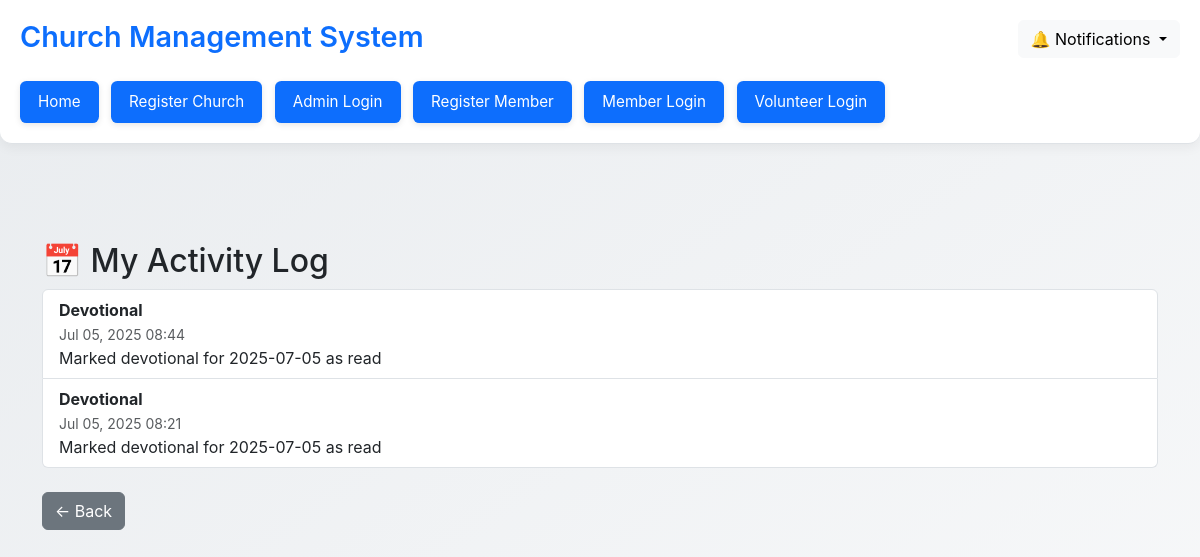
/member-dashboard/my-activity/ (signed in), run on the app's committed database.
### church/models.py (models this page shows)
class ActivityLog(models.Model):
    member = models.ForeignKey(User, on_delete=models.CASCADE)
    activity_type = models.CharField(max_length=100)
    description = models.TextField()
    timestamp = models.DateTimeField(auto_now_add=True)
    class Meta:
        ordering = ['-timestamp']

### church/views.py (the view)
# urls.py: path('member-dashboard/my-activity/', MemberActivityLogView.as_view(), name='member_activity_log'),
class MemberActivityLogView(LoginRequiredMixin, ListView):
    model = ActivityLog
    template_name = 'church/activity_log.html'  # Update this if needed
    context_object_name = 'logs'
    def get_queryset(self):
        return ActivityLog.objects.filter(
            member=self.request.user
        ).order_by('-timestamp')

### church/templates/church/activity_log.html
{% extends 'base_generic.html' %}
{% block content %}
<div class="container mt-5">
    <h2>📅 My Activity Log</h2>
    {% if logs %}
        <ul class="list-group">
            {% for log in logs %}
                <li class="list-group-item">
                    <strong>{{ log.activity_type }}</strong><br>
                    <small class="text-muted">{{ log.timestamp|date:"M d, Y H:i" }}</small>
                    <p class="mb-0">{{ log.description }}</p>
                </li>
            {% endfor %}
        </ul>
    {% else %}
        <p class="text-muted">No activities logged yet.</p>
    {% endif %}
    <div class="mt-4">
        <a href="javascript:history.back()" class="btn btn-secondary">← Back</a>
    </div>
</div>
{% endblock %}

### church/templates/base_generic.html (style rules this page uses)
body { background: linear-gradient(145deg, #e9ecef, #f8f9fa); font-family: 'Inter', sans-serif; min-height: 100vh; }

### data on the page
ActivityLog: activity_type "Devotional", timestamp "Jul 05, 2025 08:44", description "Marked devotional for 2025-07-05 as read"
ActivityLog: activity_type "Devotional", timestamp "Jul 05, 2025 08:21", description "Marked devotional for 2025-07-05 as read"
